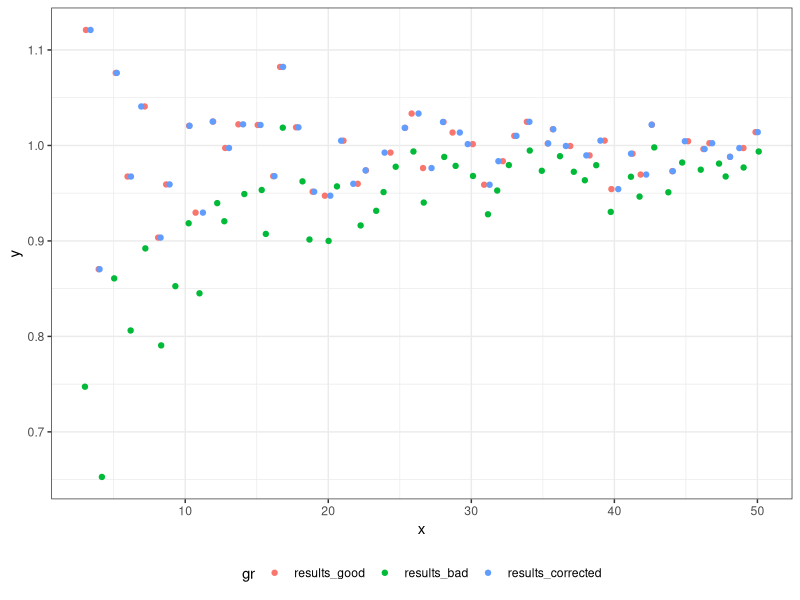
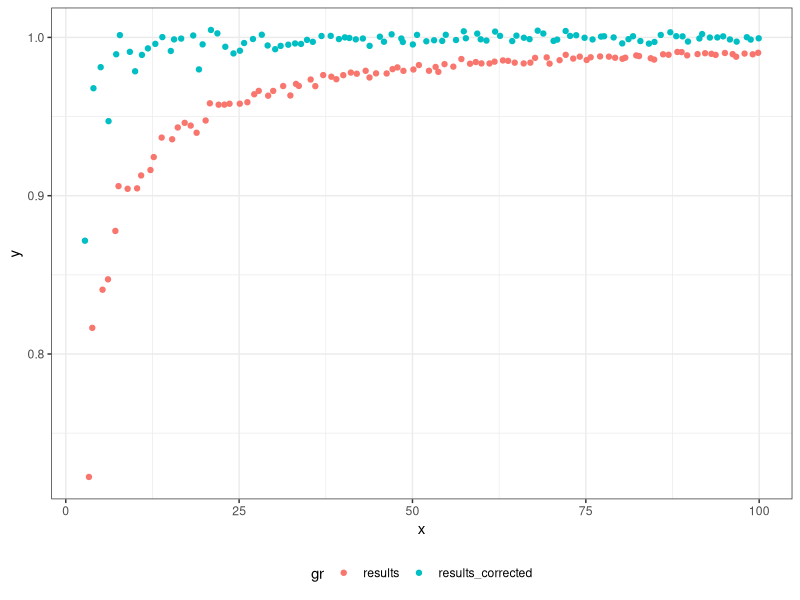

R code for these plots, in order:
setwd("~/wlm2023/pics-dev")

library(tidyverse)
theme_set(theme_bw())

var_pop <- function (x) { sum((x - mean(x))^2) / length(x) }

JN_bias_correction <- function(x, estimator) {
    n = length(x)
    theta_stars = vector("numeric", n)
    ind = 1:n
    for (i in ind) {
        sample = x[ind != i]
        theta_stars[i] = estimator(sample)
    }
    theta_hat = estimator(x)
    theta_dot = mean(theta_stars)
    bias_jack = (theta_dot - theta_hat) * (n - 1)
    theta_hat_jack = theta_hat - bias_jack
    return(theta_hat_jack)
}

start = 3

sample_sizes = start:50
tests = 100

results_good = sample_sizes
results_bad = sample_sizes
results_corrected = sample_sizes

for (n in sample_sizes) {
    samples = matrix(rnorm(n*tests), n)
    
    good_estimations = apply(samples, 2, var)
    bad_estimations = apply(samples, 2, var_pop)
    corrected_estimations = apply(samples, 2, JN_bias_correction, estimator = var_pop)
    
    results_good[n-start+1] = mean(good_estimations)
    results_bad[n-start+1] = mean(bad_estimations)
    results_corrected[n-start+1] = mean(corrected_estimations)
}

tibble(x = rep(sample_sizes, 3),
       y = c(results_good, results_bad, results_corrected),
       gr = factor(rep(1:3, each = length(sample_sizes)),
                   labels = c("results_good", "results_bad", "results_corrected"))) |> 
    ggplot(aes(x, y, color = gr)) +
    geom_jitter() +
    theme(legend.position = "bottom")



sample_sizes = start:100
tests = 100

results = sample_sizes
results_corrected = sample_sizes

for (n in sample_sizes) {
    samples = matrix(runif(n*tests), n)
    
    estimations = apply(samples, 2, max)
    corrected_estimations = apply(samples, 2, JN_bias_correction, estimator = max)
    
    results[n-start+1] = mean(estimations)
    results_corrected[n-start+1] = mean(corrected_estimations)
}

tibble(x = rep(sample_sizes, 2),
       y = c(results, results_corrected),
       gr = factor(rep(1:2, each = length(sample_sizes)),
                   labels = c("results", "results_corrected"))) |> 
    ggplot(aes(x, y, color = gr)) +
    geom_jitter() +
    theme(legend.position = "bottom")

